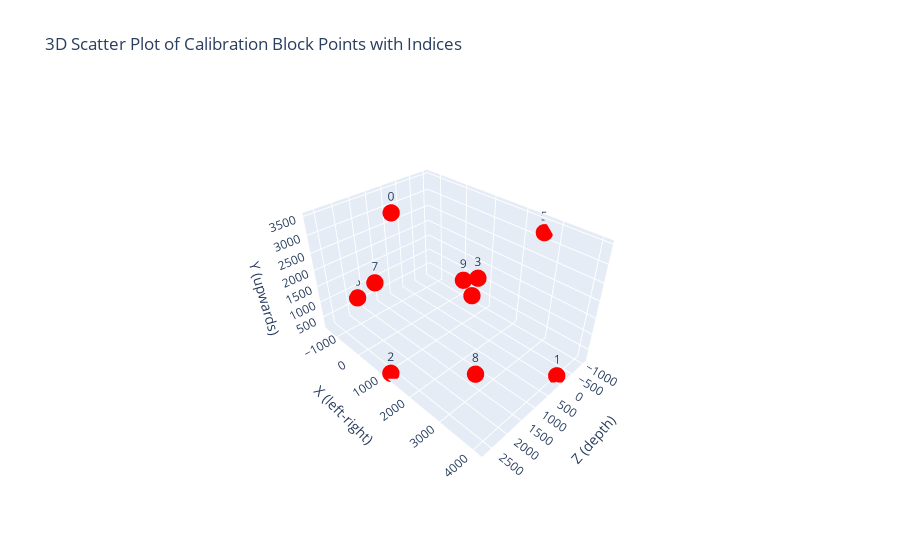

Write notebook code for a chart like this one.
### Code cell
import plotly.graph_objs as go

# 3D scatter plot of calibration block points with idx labels
fig = go.Figure()

fig.add_trace(go.Scatter3d(
    x=calib_block['X'],
    y=calib_block['Y'],
    z=calib_block['Z'],
    mode='markers+text',
    marker=dict(size=6, color='red'),
    text=calib_block['idx'].astype(str),
    textposition='top center',
    name='Calibration Block Points'
))

fig.update_layout(
    scene=dict(
        xaxis_title='X (left-right)',
        yaxis_title='Y (upwards)',
        zaxis_title='Z (depth)',
        camera=dict(
            eye=dict(x=1.5, y=1.5, z=1.5),  # view from above front-right
            up=dict(x=0, y=1, z=0),         # y is up
            center=dict(x=0, y=0, z=0)
        )
    ),
    title='3D Scatter Plot of Calibration Block Points with Indices'
)

fig.show()

### Figure 1 — Plotly figure (JSON) as saved in the notebook; plotly's stock layout.template omitted (floating-point values rounded to 4 significant figures)
{"data": [{"marker": {"color": "red", "size": 6}, "mode": "markers+text", "name": "Calibration Block Points", "text": ["0", "1", "2", "3", "4", "5", "6", "7", "8", "9"], "textposition": "top center", "type": "scatter3d", "x": [-761.4, 4069.0, 1162.0, 3070.0, 968.6, 2600.0, -1380.0, 855.2, 3164.0, 1747.0], "y": [3197.0, 242.7, 218.4, 3485.0, 866.7, 3199.0, 700.3, 2708.0, 1046.0, 2321.0], "z": [831.3, -74.55, 2679.0, 1810.0, -398.6, -1036.0, 1771.0, 2635.0, 1865.0, 792.3]}], "layout": {"scene": {"camera": {"center": {"x": 0, "y": 0, "z": 0}, "eye": {"x": 1.5, "y": 1.5, "z": 1.5}, "up": {"x": 0, "y": 1, "z": 0}}, "xaxis": {"title": {"text": "X (left-right)"}}, "yaxis": {"title": {"text": "Y (upwards)"}}, "zaxis": {"title": {"text": "Z (depth)"}}}, "title": {"text": "3D Scatter Plot of Calibration Block Points with Indices"}}}
